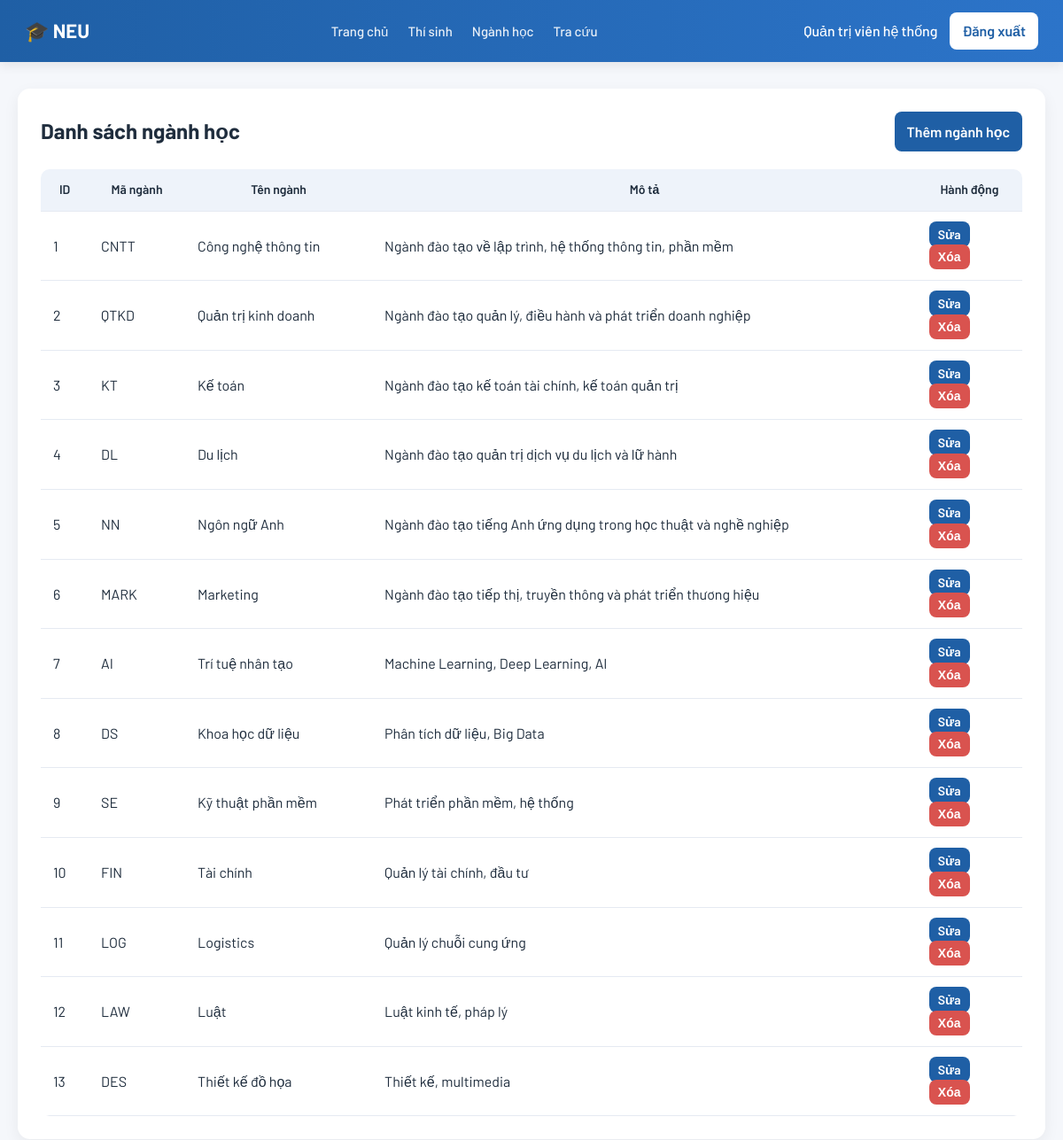
The page /majors/admin (signed in) on the database its author committed.
### tables this page shows
CREATE TABLE nganh_hoc (
    id INTEGER PRIMARY KEY AUTOINCREMENT,
    ma_nganh TEXT NOT NULL UNIQUE,
    ten_nganh TEXT NOT NULL,
    mo_ta TEXT
);

### majors/views.py (the view)
@majors_bp.route("/admin")
@login_required
@role_required("admin")
def admin_majors():
    conn = get_db_connection()
    majors = conn.execute(
        """
        SELECT id, ma_nganh, ten_nganh, mo_ta
        FROM nganh_hoc
        ORDER BY id ASC
        """
    ).fetchall()
    conn.close()
    return render_template("admin_majors.html", majors=majors)

### majors/views.py (called while the page is built)
def get_db_connection():
    conn = sqlite3.connect(DATABASE)
    conn.row_factory = sqlite3.Row
    return conn

def login_required(func):
    @wraps(func)
    def wrapper(*args, **kwargs):
        if not session.get("user_id"):
            return redirect(url_for("auth.login"))
        return func(*args, **kwargs)
    return wrapper

def role_required(role):
    def decorator(func):
        @wraps(func)
        def wrapper(*args, **kwargs):
            if session.get("role") != role:
                return "Bạn không có quyền truy cập.", 403
            return func(*args, **kwargs)
        return wrapper
    return decorator

### templates/admin_majors.html (shortened to what this page needs)
{% extends "base.html" %}
{% block content %}
<div class="page-card">
    <div class="page-header">
        <h2>Danh sách ngành học</h2>
        <a href="{{ url_for('majors.add_major') }}" class="btn-action">Thêm ngành học</a>
    </div>
    <table class="data-table">
        <thead>
            <tr>
                <th>ID</th>
                <th>Mã ngành</th>
                <th>Tên ngành</th>
                <th>Mô tả</th>
                <th>Hành động</th>
            </tr>
        </thead>
        <tbody>
            {% for item in majors %}
            <tr>
                <td>{{ item.id }}</td>
                <td>{{ item.ma_nganh }}</td>
                <td>{{ item.ten_nganh }}</td>
                <td>{{ item.mo_ta or '' }}</td>
                <td>
                    <a href="{{ url_for('majors.edit_major', id=item.id) }}" class="btn-small">Sửa</a>
                    <form method="POST" action="{{ url_for('majors.delete_major', id=item.id) }}" class="inline-form">
                        <button type="submit" class="btn-small btn-danger" onclick="return confirm('Bạn có chắc muốn xóa?')">Xóa</button>
                    </form>
                </td>
            </tr>
            {% else %}
            <tr>
                <td colspan="5">Chưa có ngành học nào.</td>
            </tr>
            {% endfor %}
        </tbody>
    </table>
</div>
{% endblock %}

### static/style.css (style rules this page uses)
* { margin: 0; padding: 0; box-sizing: border-box; }
body { font-family: 'Barlow', sans-serif; background: #f5f7fb; color: #1f2d3d; line-height: 1.6; }
.page-card { background: #fff; border-radius: 14px; padding: 26px; box-shadow: 0 6px 18px rgba(0,0,0,0.06); }
.page-header { display: flex; justify-content: space-between; align-items: center; margin-bottom: 20px; }
.btn-submit, .btn-action, .btn-small { border: none; cursor: pointer; font-weight: 600; border-radius: 8px; transition: all 0.2s ease; }
.btn-action { padding: 10px 14px; background: #1f5fa5; color: #fff; text-decoration: none; }
.btn-small { padding: 6px 10px; font-size: 14px; background: #1f5fa5; color: #fff; text-decoration: none; }
.btn-danger { background: #d9534f; }
.data-table { width: 100%; border-collapse: collapse; margin-top: 20px; border-radius: 10px; overflow: hidden; }
.data-table th { background: #eef3fa; font-weight: 600; font-size: 14px; }
.data-table th, .data-table td { padding: 12px 14px; border-bottom: 1px solid #e5eaf2; }

### rows shown on the page
nganh_hoc: id "1", ma_nganh "CNTT", ten_nganh "Công nghệ thông tin", mo_ta "Ngành đào tạo về lập trình, hệ thống thông tin, phần mềm"
nganh_hoc: id "2", ma_nganh "QTKD", ten_nganh "Quản trị kinh doanh", mo_ta "Ngành đào tạo quản lý, điều hành và phát triển doanh nghiệp"
nganh_hoc: id "3", ma_nganh "KT", ten_nganh "Kế toán", mo_ta "Ngành đào tạo kế toán tài chính, kế toán quản trị"
nganh_hoc: id "4", ma_nganh "DL", ten_nganh "Du lịch", mo_ta "Ngành đào tạo quản trị dịch vụ du lịch và lữ hành"
nganh_hoc: id "5", ma_nganh "NN", ten_nganh "Ngôn ngữ Anh", mo_ta "Ngành đào tạo tiếng Anh ứng dụng trong học thuật và nghề nghiệp"
nganh_hoc: id "6", ma_nganh "MARK", ten_nganh "Marketing", mo_ta "Ngành đào tạo tiếp thị, truyền thông và phát triển thương hiệu"
nganh_hoc: id "7", ma_nganh "AI", ten_nganh "Trí tuệ nhân tạo", mo_ta "Machine Learning, Deep Learning, AI"
nganh_hoc: id "8", ma_nganh "DS", ten_nganh "Khoa học dữ liệu", mo_ta "Phân tích dữ liệu, Big Data"
nganh_hoc: id "9", ma_nganh "SE", ten_nganh "Kỹ thuật phần mềm", mo_ta "Phát triển phần mềm, hệ thống"
nganh_hoc: id "10", ma_nganh "FIN", ten_nganh "Tài chính", mo_ta "Quản lý tài chính, đầu tư"
nganh_hoc: id "11", ma_nganh "LOG", ten_nganh "Logistics", mo_ta "Quản lý chuỗi cung ứng"
nganh_hoc: id "12", ma_nganh "LAW", ten_nganh "Luật", mo_ta "Luật kinh tế, pháp lý"
nganh_hoc: id "13", ma_nganh "DES", ten_nganh "Thiết kế đồ họa", mo_ta "Thiết kế, multimedia"

### other values the page prints
{{ session.get("display_name") }} "Quản trị viên hệ thống"
